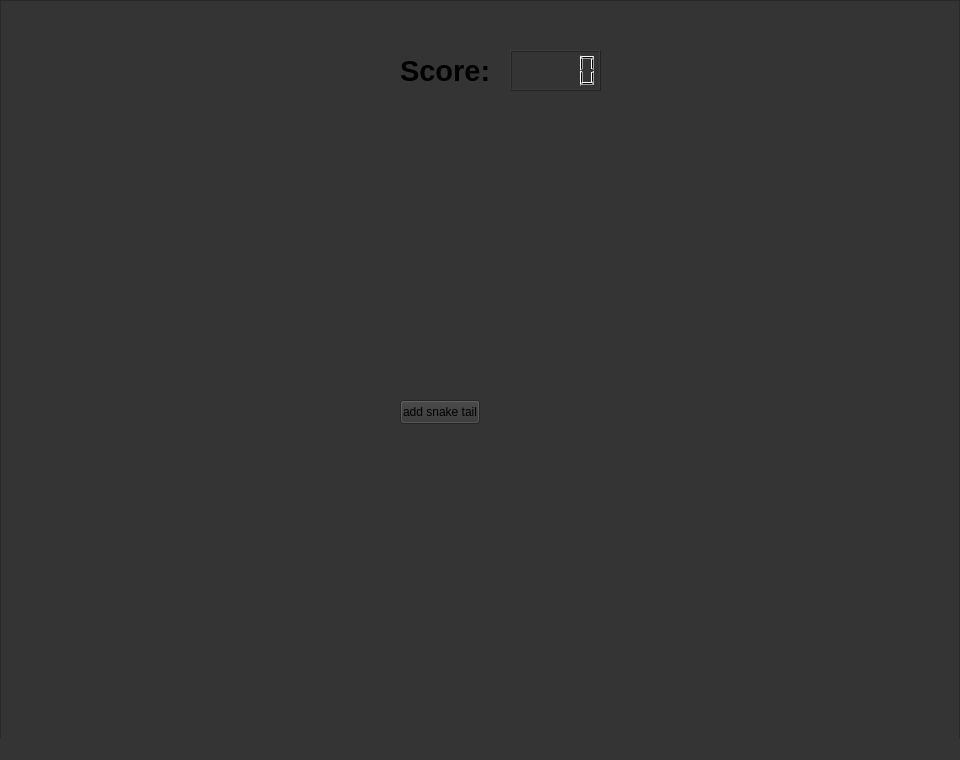
<?xml version="1.0" encoding="UTF-8"?>
<ui version="4.0">
 <class>GameWindow</class>
 <widget class="QMainWindow" name="GameWindow">
  <property name="geometry">
   <rect>
    <x>0</x>
    <y>0</y>
    <width>960</width>
    <height>760</height>
   </rect>
  </property>
  <property name="windowTitle">
   <string>MainWindow</string>
  </property>
  <property name="styleSheet">
   <string notr="true">background-color: rgb(52, 52, 52)
</string>
  </property>
  <widget class="QWidget" name="centralwidget">
   <widget class="QGraphicsView" name="graphicsView">
    <property name="geometry">
     <rect>
      <x>0</x>
      <y>0</y>
      <width>960</width>
      <height>760</height>
     </rect>
    </property>
    <property name="focusPolicy">
     <enum>Qt::WheelFocus</enum>
    </property>
    <property name="verticalScrollBarPolicy">
     <enum>Qt::ScrollBarAlwaysOff</enum>
    </property>
    <property name="horizontalScrollBarPolicy">
     <enum>Qt::ScrollBarAlwaysOff</enum>
    </property>
    <property name="interactive">
     <bool>true</bool>
    </property>
    <property name="transformationAnchor">
     <enum>QGraphicsView::NoAnchor</enum>
    </property>
    <property name="viewportUpdateMode">
     <enum>QGraphicsView::FullViewportUpdate</enum>
    </property>
   </widget>
   <widget class="QPushButton" name="pushButton">
    <property name="geometry">
     <rect>
      <x>400</x>
      <y>400</y>
      <width>80</width>
      <height>24</height>
     </rect>
    </property>
    <property name="text">
     <string>add snake tail</string>
    </property>
   </widget>
   <widget class="QLabel" name="label">
    <property name="geometry">
     <rect>
      <x>400</x>
      <y>50</y>
      <width>91</width>
      <height>41</height>
     </rect>
    </property>
    <property name="font">
     <font>
      <pointsize>22</pointsize>
      <bold>true</bold>
     </font>
    </property>
    <property name="text">
     <string>Score:</string>
    </property>
   </widget>
   <widget class="QLCDNumber" name="lcdNumber">
    <property name="geometry">
     <rect>
      <x>510</x>
      <y>50</y>
      <width>91</width>
      <height>41</height>
     </rect>
    </property>
   </widget>
  </widget>
  <widget class="QMenuBar" name="menubar">
   <property name="geometry">
    <rect>
     <x>0</x>
     <y>0</y>
     <width>960</width>
     <height>21</height>
    </rect>
   </property>
  </widget>
  <widget class="QStatusBar" name="statusbar"/>
 </widget>
 <resources/>
 <connections/>
</ui>
